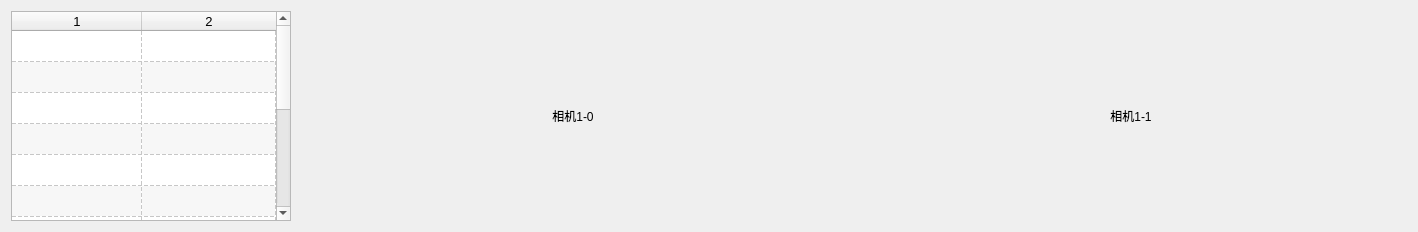
     <widget class="QWidget" name="widget_2" native="true">
      <property name="sizePolicy">
       <sizepolicy hsizetype="Expanding" vsizetype="Preferred">
        <horstretch>0</horstretch>
        <verstretch>0</verstretch>
       </sizepolicy>
      </property>
      <layout class="QHBoxLayout" name="horizontalLayout_3">
       <item>
        <widget class="QTableWidget" name="oneFrttable">
         <property name="sizePolicy">
          <sizepolicy hsizetype="Fixed" vsizetype="Expanding">
           <horstretch>0</horstretch>
           <verstretch>0</verstretch>
          </sizepolicy>
         </property>
         <property name="minimumSize">
          <size>
           <width>280</width>
           <height>0</height>
          </size>
         </property>
         <property name="font">
          <font>
           <pointsize>10</pointsize>
          </font>
         </property>
         <property name="editTriggers">
          <set>QAbstractItemView::NoEditTriggers</set>
         </property>
         <property name="alternatingRowColors">
          <bool>true</bool>
         </property>
         <property name="selectionMode">
          <enum>QAbstractItemView::SingleSelection</enum>
         </property>
         <property name="selectionBehavior">
          <enum>QAbstractItemView::SelectRows</enum>
         </property>
         <property name="gridStyle">
          <enum>Qt::DashLine</enum>
         </property>
         <property name="rowCount">
          <number>13</number>
         </property>
         <property name="columnCount">
          <number>2</number>
         </property>
         <attribute name="horizontalHeaderMinimumSectionSize">
          <number>60</number>
         </attribute>
         <attribute name="horizontalHeaderDefaultSectionSize">
          <number>130</number>
         </attribute>
         <attribute name="horizontalHeaderStretchLastSection">
          <bool>true</bool>
         </attribute>
         <attribute name="verticalHeaderVisible">
          <bool>false</bool>
         </attribute>
         <attribute name="verticalHeaderMinimumSectionSize">
          <number>31</number>
         </attribute>
         <attribute name="verticalHeaderDefaultSectionSize">
          <number>31</number>
         </attribute>
         <attribute name="verticalHeaderStretchLastSection">
          <bool>true</bool>
         </attribute>
         <row/>
         <row/>
         <row/>
         <row/>
         <row/>
         <row/>
         <row/>
         <row/>
         <row/>
         <row/>
         <row/>
         <row/>
         <row/>
         <column/>
         <column/>
        </widget>
       </item>
       <item>
        <widget class="QLabel" name="labCh00">
         <property name="sizePolicy">
          <sizepolicy hsizetype="Expanding" vsizetype="Expanding">
           <horstretch>0</horstretch>
           <verstretch>0</verstretch>
          </sizepolicy>
         </property>
         <property name="minimumSize">
          <size>
           <width>552</width>
           <height>210</height>
          </size>
         </property>
         <property name="text">
          <string>相机1-0</string>
         </property>
         <property name="alignment">
          <set>Qt::AlignCenter</set>
         </property>
        </widget>
       </item>
       <item>
        <widget class="QLabel" name="labCh01">
         <property name="sizePolicy">
          <sizepolicy hsizetype="Expanding" vsizetype="Expanding">
           <horstretch>0</horstretch>
           <verstretch>0</verstretch>
          </sizepolicy>
         </property>
         <property name="minimumSize">
          <size>
           <width>552</width>
           <height>210</height>
          </size>
         </property>
         <property name="text">
          <string>相机1-1</string>
         </property>
         <property name="alignment">
          <set>Qt::AlignCenter</set>
         </property>
        </widget>
       </item>
      </layout>
     </widget>
